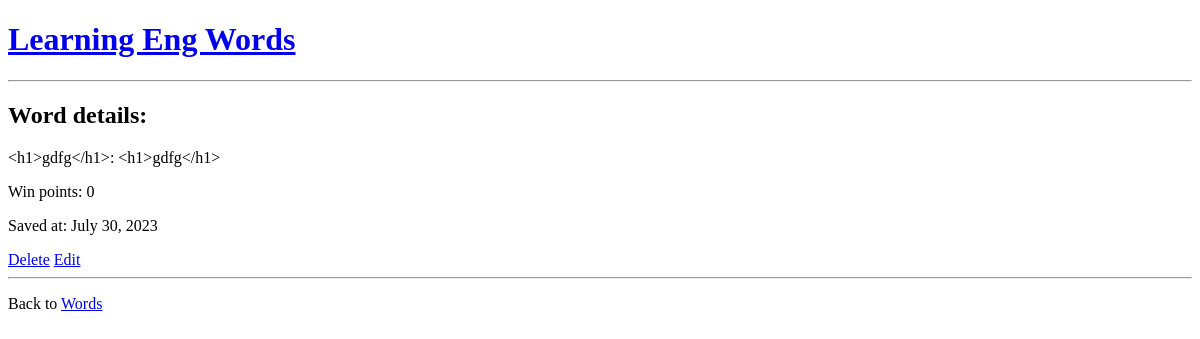
Page /mywords/details/15/ on the earlier database version.
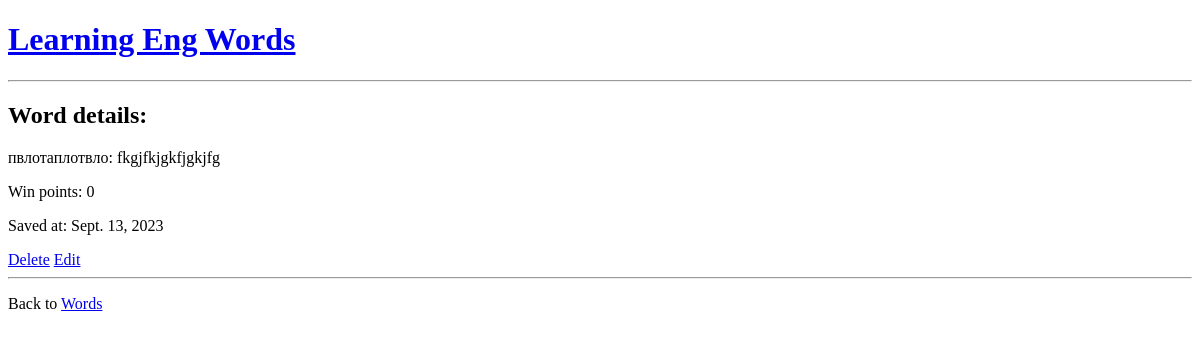
Same page on the later database version.
### base/models.py (models this page shows, shortened)
class Word(models.Model):
    eng_word = models.CharField(max_length=50, blank=False)
    translate_word = models.CharField(max_length=200, blank=False)
    date = models.DateField(auto_now=True)
    score = models.IntegerField(default=0)
    objects = models.Manager

### base/views.py (the view)
# urls.py: path('mywords/details/<int:id>/', views.details, name='details'),
def details(request, id):
    myword = Word.objects.get(id=id)
    template = loader.get_template('base/details.html')
    context = {
        'myword': myword,
    }
    return HttpResponse(template.render(context, request))

### base/templates/base/details.html (shortened to what this page needs)
{% extends "base/master.html" %}
{% block content %}
    <h1><a href="/ ">Learning Eng Words</a> </h1>
    <hr>
    <h2>Word details:</h2>
    <p>{{ myword.eng_word}}: {{ myword.translate_word }}</p>
    <p>Win points: {{ myword.score }}</p>
    <p>Saved at: {{ myword.date }}</p>
    <a href="{% url 'delete-word' myword.id %}">Delete</a>
    <a href="{% url 'update-word' myword.id %}">Edit</a>
    <hr>
    <p>Back to <a href="/mywords">Words</a></p>
{% endblock %}

Differences in the rows shown:
changed Word: eng_word "<h1>gdfg</h1>" → "пвлотаплотвло"; translate_word "<h1>gdfg</h1>" → "fkgjfkjgkfjgkjfg"; date "July 30, 2023" → "Sept. 13, 2023"
